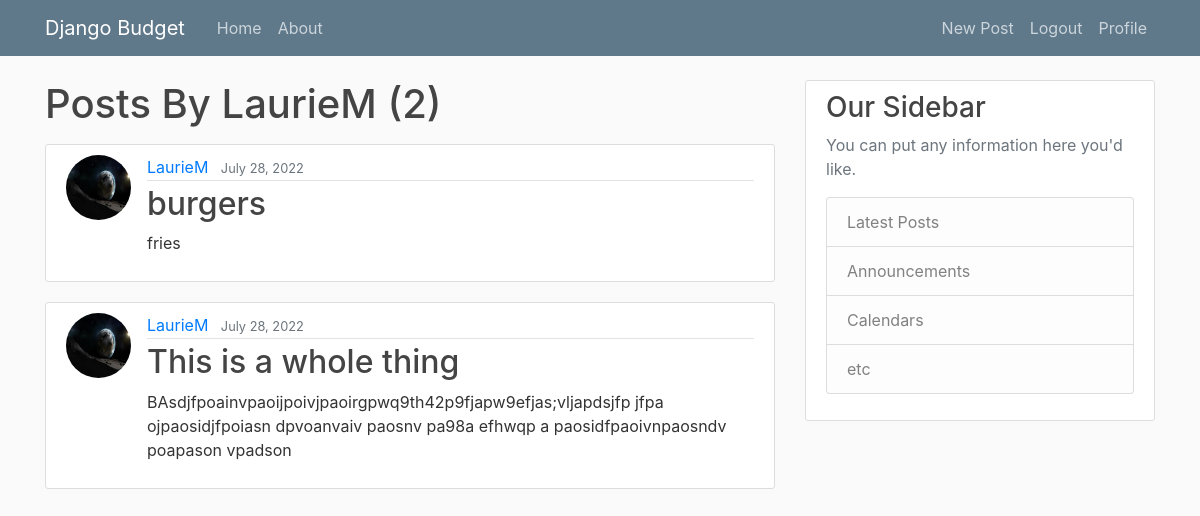
Screenshot of /user/LaurieM (signed in) with the database file from the repository.
### budget/models.py (models this page shows, shortened)
class Post(models.Model):
    title = models.CharField(max_length=100)
    content = models.TextField()
    date_posted = models.DateTimeField(default=timezone.now)
    author = models.ForeignKey(User, on_delete=models.CASCADE)

### users/models.py (models this page shows, shortened)
class Profile(models.Model):
    user = models.OneToOneField(User, on_delete=models.CASCADE)
    image = models.ImageField(default='default.jpg', upload_to='profile_pics')
    bio = models.TextField(default='Tell us about yourself.')

### budget/views.py (the view)
# urls.py: path('user/<str:username>', UserPostListView.as_view(), name="user-posts"),
class UserPostListView(ListView):
    model = Post
    template_name = 'budget/user_posts.html'
    context_object_name = 'posts'
    ordering = ['-date_posted']
    paginate_by = 5
    def get_queryset(self):
        user = get_object_or_404(User, username=self.kwargs.get('username'))
        return Post.objects.filter(author=user).order_by('-date_posted')

### budget/templates/budget/user_posts.html (shortened to what this page needs)
{% extends "budget/base.html" %}
{% block content %}
<h1 class="mb-3">Posts By {{ view.kwargs.username }} ({{ page_obj.paginator.count }})</h1>
{% for post in posts %}
<article class="media content-section">
    <img class="rounded-circle article-img" src="{{ post.author.profile.image.url }}" alt="{{ post.author.username }}">
    <div class="media-body">
        <div class="article-metadata">
            <a class="mr-2" href="{% url 'user-posts' post.author.username %}">{{ post.author }}</a>
            <small class="text-muted">{{ post.date_posted|date:"F d, Y" }}</small>
        </div>
        <h2><a class="article-title" href="{% url 'post-detail' post.id %}">{{ post.title }}</a></h2>
        <p class="article-content">{{ post.content }}</p>
    </div>
</article>
{% endfor %}
    {% endblock content %}

### budget/static/budget/main.css (style rules this page uses)
body { background: #fafafa; color: #333333; margin-top: 5rem; }
h1, h2, h3, h4, h5, h6 { color: #444444; }
.content-section { background: #ffffff; padding: 10px 20px; border: 1px solid #dddddd; border-radius: 3px; margin-bottom: 20px; }
.article-title { color: #444444; }
.article-content { white-space: pre-line; }
.article-img { height: 65px; width: 65px; margin-right: 16px; }
.article-metadata { padding-bottom: 1px; margin-bottom: 4px; border-bottom: 1px solid #e3e3e3 }

### rows the page displays
Post: author.profile.image (picture), author "LaurieM", date_posted "July 28, 2022", title "burgers", content "fries"
Post: author.profile.image (picture), author "LaurieM", date_posted "July 28, 2022", title "This is a whole thing", content "BAsdjfpoainvpaoijpoivjpaoirgpwq9th42p9fjapw9efjas;vljapdsjfp jfpa ojpaosidjfpoiasn dpvoanvaiv paosnv pa98a efhwqp a paosidfpaoivnpaosndv poapason vpadson"

### other values shown
{{ view.kwargs.username }} "LaurieM"
{{ page_obj.paginator.count }} "2"
